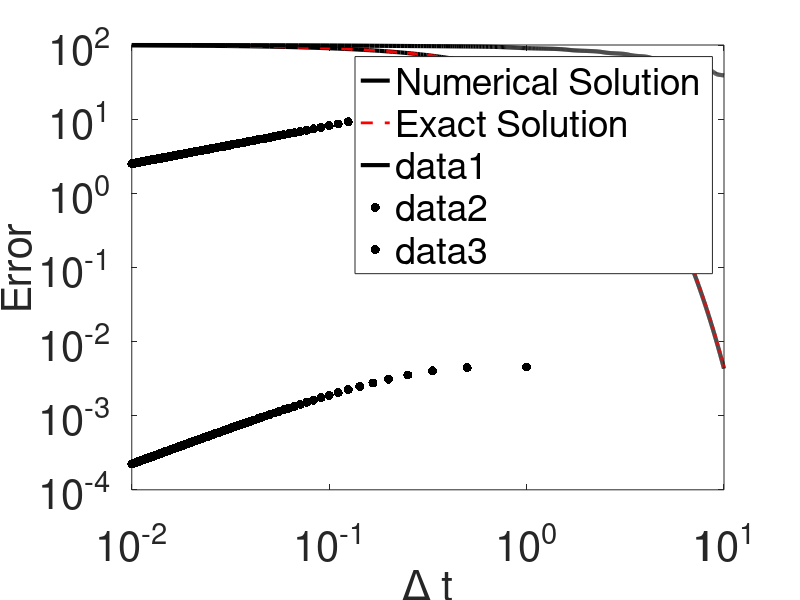

This chart was generated by the following MATLAB code:
%Forward Euler Demo - Nuclear Decay

%% Do everything in a loop - using forward Euler
clear

% Problem solving: dN/dt = -lambda * N

n = 1000;             %number of time steps
N_0 = 100;           %initial condition
t_i = 0;                 %initial time
t_f = 10;               %final time
lambda = 1;          %set decay constant

N = zeros(n+1,1);    %pre-allocate space for N
N(1) = N_0;             %set initial condition
t = zeros(n+1,1);     %pre-allocate space for t
deltat = (t_f-t_i)/n;  %calculate time step length

for i = 1:n
    t(i+1) = t(i) + deltat; %calculate current time
    N(i+1) = N(i) + (-lambda*N(i))*deltat;  %calculate N at new time using FE marching equation
end

plot(t,N,'k-','linewidth',3)
xlabel('time (t)','fontsize',30)
ylabel('N(t)','fontsize',30)
set(gca,'fontsize',30)

N_exact = N_0*exp(-lambda*t);

hold on
plot(t,N_exact,'r--','linewidth',2)
legend('Numerical Solution','Exact Solution')

%% Code a general solution for any function
clear

n = 1000;             %number of time steps
N_0 = 100;           %initial condition
t_i = 0;                 %initial time
t_f = 10;               %final time
lambda = 1;         

N = zeros(n+1,1);    %pre-allocate space for N
N(1) = N_0;             %set initial condition
t = zeros(n+1,1);     %pre-allocate space for t
deltat = (t_f-t_i)/n;  %calculate time step length

myfun = @(N) -lambda*N^0.5 + 5*sin(N);      %define RHS function from ODE

for i = 1:n
    t(i+1) = t(i) + deltat; %calculate current time
    N(i+1) = N(i) + myfun(N(i))*deltat;  %calculate N at new time using FE marching equation
end

plot(t,N,'k-','linewidth',3)
xlabel('time (t)','fontsize',30)
ylabel('N(t)','fontsize',30)
set(gca,'fontsize',30)


%% Compare against an analytical solution at t = 10
clear

j = 0;
for n = 10:10:1000             %number of time steps
    j = j+1;
    N_0 = 100;           %initial condition
    t_i = 0;                 %initial time
    t_f = 10;               %final time
    lambda = 1;         

    N = zeros(n+1,1);    %pre-allocate space for N
    N(1) = N_0;             %set initial condition
    t = zeros(n+1,1);     %pre-allocate space for t
    deltat = (t_f-t_i)/n;  %calculate time step length

    myfun = @(N) -lambda*N;      %define RHS function from ODE

    for i = 1:n
        t(i+1) = t(i) + deltat; %calculate current time
        N(i+1) = N(i) + myfun(N(i))*deltat;  %calculate N at new time using FE marching equation
    end

    N_exact = N_0*exp(-lambda*t);          %calculate exact solution

    dts(j) = deltat;                                    %save time step length
    error(j) = abs(N_exact(end) - N(end));  %save error calculated at t=10
end

loglog(dts,error,'k.','markersize',20)
xlabel('\Delta t','fontsize',30)
ylabel('Error','fontsize',30)
set(gca,'fontsize',30)

%% Compare against an analytical solution using L2 norm
clear

j = 0;
for n = 10:10:1000             %number of time steps
    j = j+1;
    N_0 = 100;           %initial condition
    t_i = 0;                 %initial time
    t_f = 10;               %final time
    lambda = 1;         

    N = zeros(n+1,1);    %pre-allocate space for N
    N(1) = N_0;             %set initial condition
    t = zeros(n+1,1);     %pre-allocate space for t
    deltat = (t_f-t_i)/n;  %calculate time step length

    myfun = @(N) -lambda*N;      %define RHS function from ODE

    for i = 1:n
        t(i+1) = t(i) + deltat; %calculate current time
        N(i+1) = N(i) + myfun(N(i))*deltat;  %calculate N at new time using FE marching equation
    end

    N_exact = N_0*exp(-lambda*t);          %calculate exact solution

    dts(j) = deltat;                                    %save time step length
    error(j) = vecnorm(N-N_exact);           %save L2 norm error
end

loglog(dts,error,'k.','markersize',20)
xlabel('\Delta t','fontsize',30)
ylabel('Error','fontsize',30)
set(gca,'fontsize',30)


